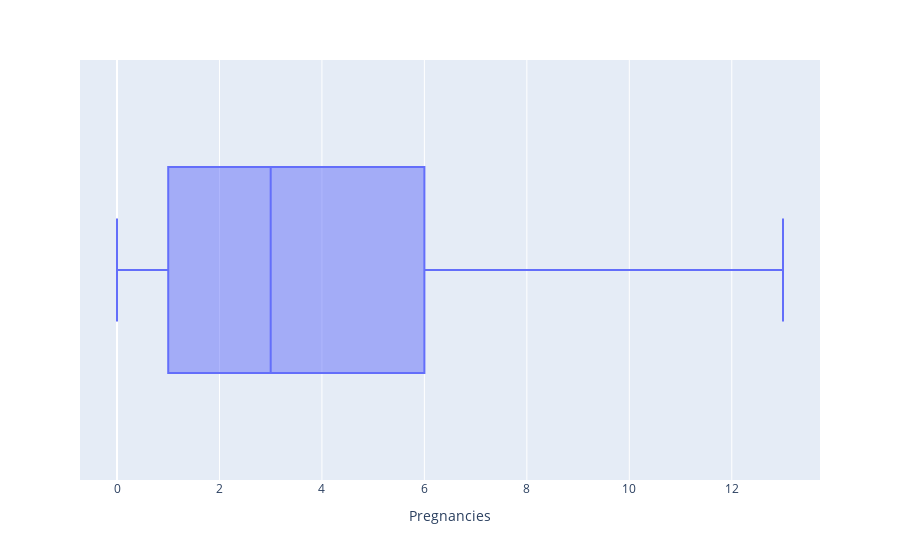

This figure's notebook cell:
### Code cell
#after droping outliers
px.box(data_frame=df,x="Pregnancies")

### Figure 1 — Plotly figure (JSON) as saved in the notebook; plotly's stock layout.template omitted (floating-point values rounded to 4 significant figures; data arrays with more than 128 entries replaced by an {"elided": "..."} marker saying what was removed)
{"data": [{"alignmentgroup": "True", "hovertemplate": "Pregnancies=%{x}<extra></extra>", "legendgroup": "", "marker": {"color": "#636efa"}, "name": "", "notched": false, "offsetgroup": "", "orientation": "h", "showlegend": false, "type": "box", "x": {"elided": "764 int values"}, "x0": " ", "xaxis": "x", "y0": " ", "yaxis": "y"}], "layout": {"boxmode": "group", "legend": {"tracegroupgap": 0}, "margin": {"t": 60}, "xaxis": {"anchor": "y", "domain": [0, 1], "title": {"text": "Pregnancies"}}, "yaxis": {"anchor": "x", "domain": [0, 1]}}}
